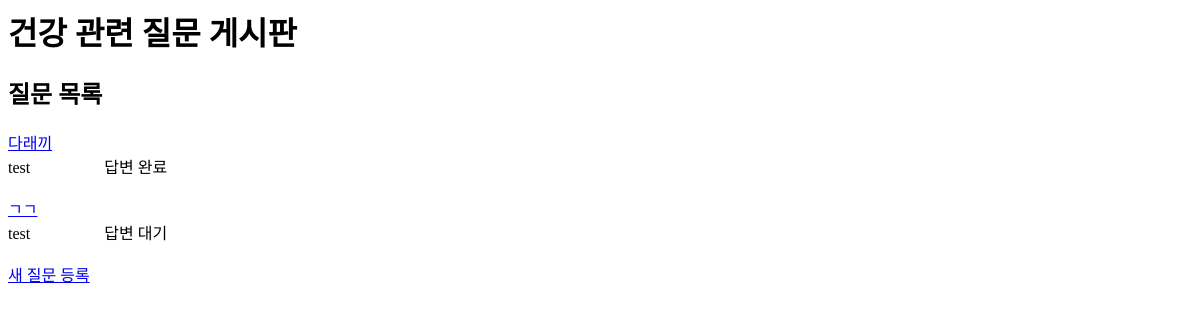
Page /board/ on the earlier database version.
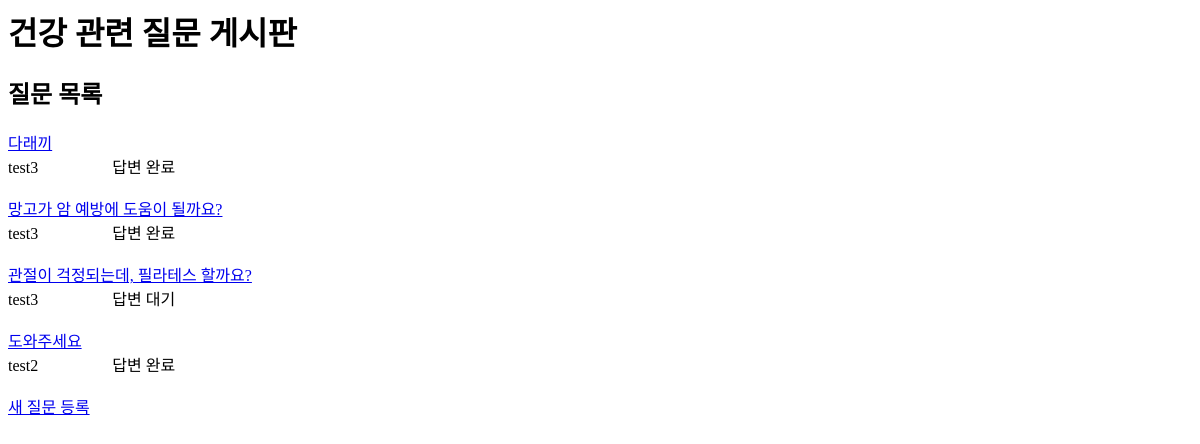
Same page on the later database version.
### board/models.py (models this page shows, shortened)
class Board(models.Model):
    title = models.CharField(max_length=20)
    content = models.TextField(blank=True)
    created_at = models.DateTimeField(default=timezone.now)
    answer = models.TextField(blank=True)
    my_question = models.BooleanField(default=False)
    hb_user = models.ForeignKey(User,related_name='con_user',on_delete=models.CASCADE)

### board/views.py (the view)
# urls.py: path('board/', include('board.urls', namespace='board')),
def board(request):
    question_list = Board.objects.all()
    return render(request, 'board.html', {'question_list':question_list})

### board/templates/board.html (shortened to what this page needs)
<h1>건강 관련 질문 게시판</h1>
<h2> 질문 목록 </h2>
{% for question in question_list %}
    <a href="{% url 'board:board-detail' question.pk %}">{{question.title}}</a>
    {{ question.hb_user.username }}
    <span style="margin-left: 70px;">
        {% if question.answer.strip == '' %}
        답변 대기
        {% else %}
        답변 완료
        {% endif %}
    </span>
{% endfor %}
<a href="{% url 'board:board-write' %}">새 질문 등록</a>

Differences in the rows shown:
removed Board: title "ㄱㄱ", hb_user.username "test", answer "답변 대기"
changed through a linked row, Board "다래끼": hb_user.username "test" → "test3"
added Board: title "망고가 암 예방에 도움이 될까요?", hb_user.username "test3", answer "답변 완료"
added Board: title "관절이 걱정되는데, 필라테스 할까요?", hb_user.username "test3", answer "답변 대기"
added Board: title "도와주세요", hb_user.username "test2", answer "답변 완료"
